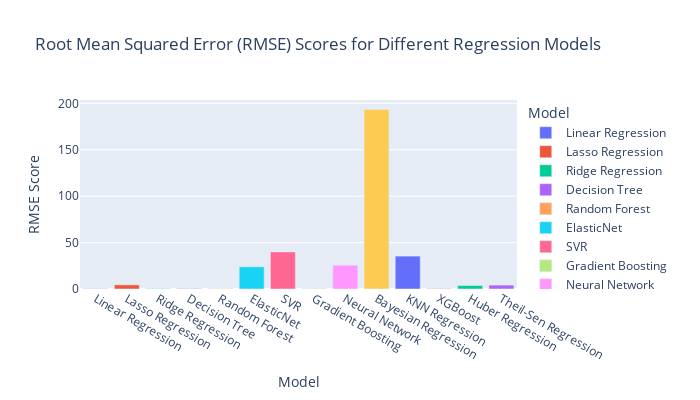

Notebook code cell kept with this figure:
### Code cell
rmse_scores = []

for clf_name, clf in regressors:
    # Fit clf to the training set
    clf.fit(X_train, y_train)

    # Predict y_pred
    y_pred = clf.predict(X_test)

    rmse_score = np.sqrt(mse(y_test, y_pred))
    
    rmse_scores.append({'Model': clf_name, 'RMSE Score': rmse_score})

# Create a DataFrame for the RMSE scores
rmse_df = pd.DataFrame(rmse_scores)

# Create the bar plot using Plotly Express
fig = px.bar(rmse_df, x='Model', y='RMSE Score', color='Model',
             title='Root Mean Squared Error (RMSE) Scores for Different Regression Models',
             width=700, height=400)

# Show the plot
fig.show()

### Figure 1 — Plotly figure (JSON) as saved in the notebook; plotly's stock layout.template omitted (floating-point values rounded to 4 significant figures)
{"data": [{"alignmentgroup": "True", "hovertemplate": "Model=%{x}<br>RMSE Score=%{y}<extra></extra>", "legendgroup": "Linear Regression", "marker": {"color": "#636efa", "pattern": {"shape": ""}}, "name": "Linear Regression", "offsetgroup": "Linear Regression", "orientation": "v", "showlegend": true, "textposition": "auto", "type": "bar", "x": ["Linear Regression"], "xaxis": "x", "y": [0.3149], "yaxis": "y"}, {"alignmentgroup": "True", "hovertemplate": "Model=%{x}<br>RMSE Score=%{y}<extra></extra>", "legendgroup": "Lasso Regression", "marker": {"color": "#EF553B", "pattern": {"shape": ""}}, "name": "Lasso Regression", "offsetgroup": "Lasso Regression", "orientation": "v", "showlegend": true, "textposition": "auto", "type": "bar", "x": ["Lasso Regression"], "xaxis": "x", "y": [4.465], "yaxis": "y"}, {"alignmentgroup": "True", "hovertemplate": "Model=%{x}<br>RMSE Score=%{y}<extra></extra>", "legendgroup": "Ridge Regression", "marker": {"color": "#00cc96", "pattern": {"shape": ""}}, "name": "Ridge Regression", "offsetgroup": "Ridge Regression", "orientation": "v", "showlegend": true, "textposition": "auto", "type": "bar", "x": ["Ridge Regression"], "xaxis": "x", "y": [0.3352], "yaxis": "y"}, {"alignmentgroup": "True", "hovertemplate": "Model=%{x}<br>RMSE Score=%{y}<extra></extra>", "legendgroup": "Decision Tree", "marker": {"color": "#ab63fa", "pattern": {"shape": ""}}, "name": "Decision Tree", "offsetgroup": "Decision Tree", "orientation": "v", "showlegend": true, "textposition": "auto", "type": "bar", "x": ["Decision Tree"], "xaxis": "x", "y": [0.4502], "yaxis": "y"}, {"alignmentgroup": "True", "hovertemplate": "Model=%{x}<br>RMSE Score=%{y}<extra></extra>", "legendgroup": "Random Forest", "marker": {"color": "#FFA15A", "pattern": {"shape": ""}}, "name": "Random Forest", "offsetgroup": "Random Forest", "orientation": "v", "showlegend": true, "textposition": "auto", "type": "bar", "x": ["Random Forest"], "xaxis": "x", "y": [0.3506], "yaxis": "y"}, {"alignmentgroup": "True", "hovertemplate": "Model=%{x}<br>RMSE Score=%{y}<extra></extra>", "legendgroup": "ElasticNet", "marker": {"color": "#19d3f3", "pattern": {"shape": ""}}, "name": "ElasticNet", "offsetgroup": "ElasticNet", "orientation": "v", "showlegend": true, "textposition": "auto", "type": "bar", "x": ["ElasticNet"], "xaxis": "x", "y": [23.88], "yaxis": "y"}, {"alignmentgroup": "True", "hovertemplate": "Model=%{x}<br>RMSE Score=%{y}<extra></extra>", "legendgroup": "SVR", "marker": {"color": "#FF6692", "pattern": {"shape": ""}}, "name": "SVR", "offsetgroup": "SVR", "orientation": "v", "showlegend": true, "textposition": "auto", "type": "bar", "x": ["SVR"], "xaxis": "x", "y": [39.96], "yaxis": "y"}, {"alignmentgroup": "True", "hovertemplate": "Model=%{x}<br>RMSE Score=%{y}<extra></extra>", "legendgroup": "Gradient Boosting", "marker": {"color": "#B6E880", "pattern": {"shape": ""}}, "name": "Gradient Boosting", "offsetgroup": "Gradient Boosting", "orientation": "v", "showlegend": true, "textposition": "auto", "type": "bar", "x": ["Gradient Boosting"], "xaxis": "x", "y": [0.599], "yaxis": "y"}, {"alignmentgroup": "True", "hovertemplate": "Model=%{x}<br>RMSE Score=%{y}<extra></extra>", "legendgroup": "Neural Network", "marker": {"color": "#FF97FF", "pattern": {"shape": ""}}, "name": "Neural Network", "offsetgroup": "Neural Network", "orientation": "v", "showlegend": true, "textposition": "auto", "type": "bar", "x": ["Neural Network"], "xaxis": "x", "y": [25.67], "yaxis": "y"}, {"alignmentgroup": "True", "hovertemplate": "Model=%{x}<br>RMSE Score=%{y}<extra></extra>", "legendgroup": "Bayesian Regression", "marker": {"color": "#FECB52", "pattern": {"shape": ""}}, "name": "Bayesian Regression", "offsetgroup": "Bayesian Regression", "orientation": "v", "showlegend": true, "textposition": "auto", "type": "bar", "x": ["Bayesian Regression"], "xaxis": "x", "y": [193.4], "yaxis": "y"}, {"alignmentgroup": "True", "hovertemplate": "Model=%{x}<br>RMSE Score=%{y}<extra></extra>", "legendgroup": "KNN Regression", "marker": {"color": "#636efa", "pattern": {"shape": ""}}, "name": "KNN Regression", "offsetgroup": "KNN Regression", "orientation": "v", "showlegend": true, "textposition": "auto", "type": "bar", "x": ["KNN Regression"], "xaxis": "x", "y": [35.43], "yaxis": "y"}, {"alignmentgroup": "True", "hovertemplate": "Model=%{x}<br>RMSE Score=%{y}<extra></extra>", "legendgroup": "XGBoost", "marker": {"color": "#EF553B", "pattern": {"shape": ""}}, "name": "XGBoost", "offsetgroup": "XGBoost", "orientation": "v", "showlegend": true, "textposition": "auto", "type": "bar", "x": ["XGBoost"], "xaxis": "x", "y": [0.3645], "yaxis": "y"}, {"alignmentgroup": "True", "hovertemplate": "Model=%{x}<br>RMSE Score=%{y}<extra></extra>", "legendgroup": "Huber Regression", "marker": {"color": "#00cc96", "pattern": {"shape": ""}}, "name": "Huber Regression", "offsetgroup": "Huber Regression", "orientation": "v", "showlegend": true, "textposition": "auto", "type": "bar", "x": ["Huber Regression"], "xaxis": "x", "y": [3.76], "yaxis": "y"}, {"alignmentgroup": "True", "hovertemplate": "Model=%{x}<br>RMSE Score=%{y}<extra></extra>", "legendgroup": "Theil-Sen Regression", "marker": {"color": "#ab63fa", "pattern": {"shape": ""}}, "name": "Theil-Sen Regression", "offsetgroup": "Theil-Sen Regression", "orientation": "v", "showlegend": true, "textposition": "auto", "type": "bar", "x": ["Theil-Sen Regression"], "xaxis": "x", "y": [4.198], "yaxis": "y"}], "layout": {"barmode": "relative", "height": 400, "legend": {"title": {"text": "Model"}, "tracegroupgap": 0}, "title": {"text": "Root Mean Squared Error (RMSE) Scores for Different Regression Models"}, "width": 700, "xaxis": {"anchor": "y", "categoryarray": ["Linear Regression", "Lasso Regression", "Ridge Regression", "Decision Tree", "Random Forest", "ElasticNet", "SVR", "Gradient Boosting", "Neural Network", "Bayesian Regression", "KNN Regression", "XGBoost", "Huber Regression", "Theil-Sen Regression"], "categoryorder": "array", "domain": [0, 1], "title": {"text": "Model"}}, "yaxis": {"anchor": "x", "domain": [0, 1], "title": {"text": "RMSE Score"}}}}
